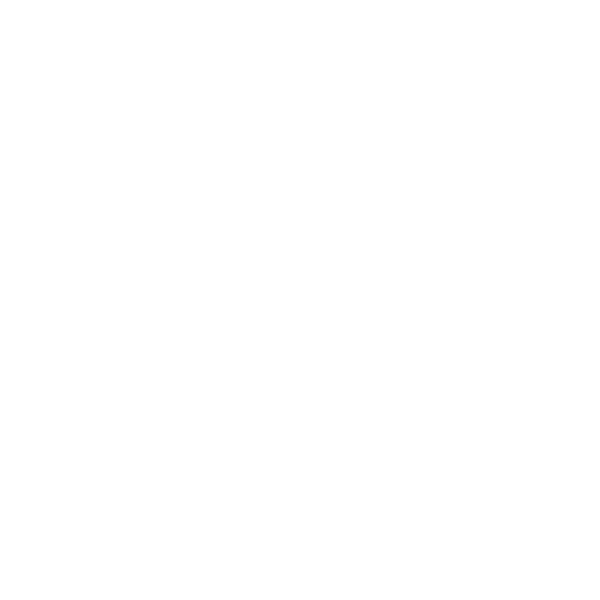
Frame 1 (no input)
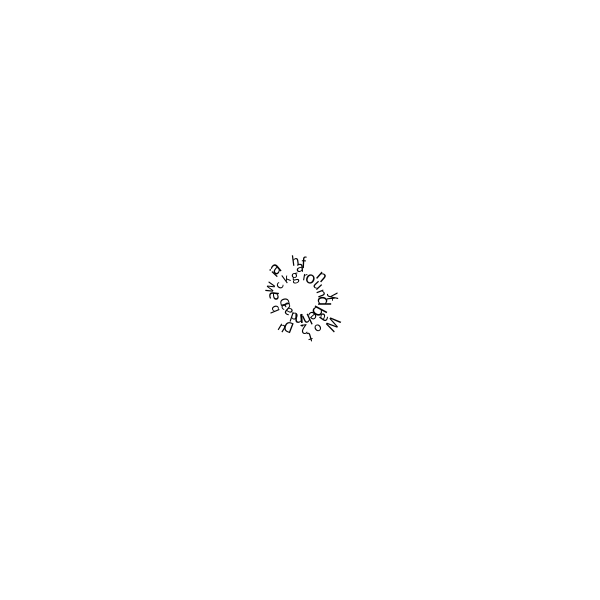
Frame 60 (the mouse pressed at the canvas centre just before this capture)
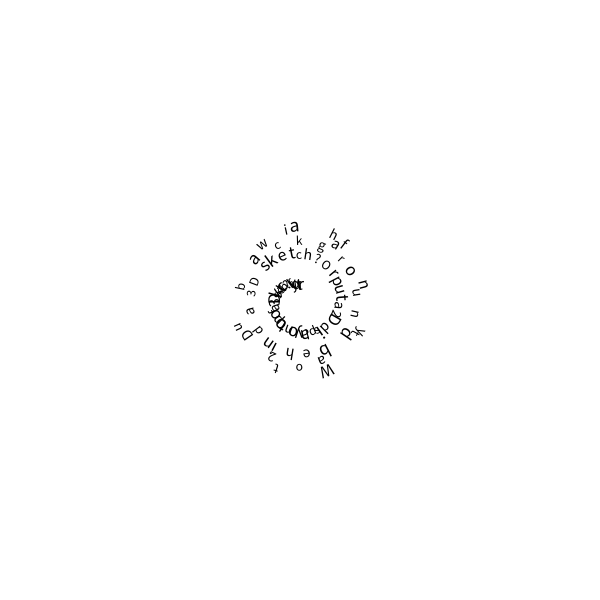
Frame 120 (the mouse held since frame 60 and released just before this capture)

The Processing sketch that drew these frames (run headless with seeded random() and noise(); from frame 60 on, the mouse is pressed at the canvas centre):

// Processing sketch: processing_73714
// ── processing_73714.pde

//1003 2012 Hanbyul Jo
// I just picked this sentence from http://amnonp5.wordpress.com/ for no reason. 

String str =
"What if you want a 2D background behind a 3D sketch? Or put a 2D display on top of a 3D sketch? If you try to do this, you will quickly find that the 3D settings make your life difficult. The solution is to reset everything to basic 2D temporarily by placing the necessary code at the beginning or end of the draw loop() respectively. Different situations, will require slightly different solutions. But useful techniques are disabling the depth test with hint, resetting the camera(), turning off the lights, and sometimes using pushMatrix and popMatrix. Check out the following non-runnable code snippet.";
//Word[] words;
Alphabet[] als;

float dp = 0.57;

void setup() {

  size(600, 600);

  textAlign(CENTER);

  als = new Alphabet[str.length()];


  float textL = 0;

  for (int i=0; i<str.length(); i++) {  


    char tempC = str.charAt(i);
    float tempW = textWidth(tempC);
    float n = (tempW/(dp*(i+1)));      // Be careful with devider, it sould not be 0.

    //send charcter to be desplayed, totla Length of the string, and the point of this charcter as arguments.
    als[i] = new Alphabet(str.charAt(i), textL, -dp*i);

    textL +=n;
  }
}



void draw() {

  background(255);

  for (int i=0; i< als.length; i++) {  
    als[i].draw();
  }
}

class Alphabet{

 float x;
 float y;
 float a;
 float d;
 float dP;
 float size;
 int i;
 float textL;
 char c;
  
 
 Alphabet( char c,float a,float d ){
  
   this.x = width/2;
   this.y = height/2;
   this.c = c;
   this.a = a;
   this.d = d;
   this. i = i;
   this.size= random(13,20);
  //println(
  
 }

 void draw(){
  
   move();

   pushMatrix();
   //spiral movement
   translate(x+d*cos(a),y+d*sin(a));
   rotate(a+PI/2);
  if( d>10)   {   textSize(size); fill(0);text(c,0,0);}
   popMatrix();
 
 }
 
 void move(){
 
   if(abs(d-0)<0.5) d+=1;
   d+=dp;
   a+=0.01;
   
   
 }
    
  
}
